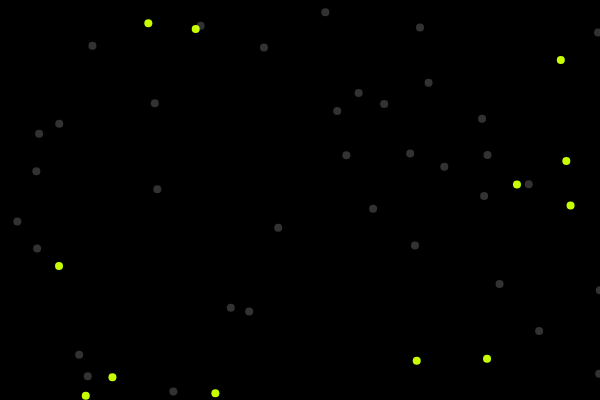
Frame 1 (no input)
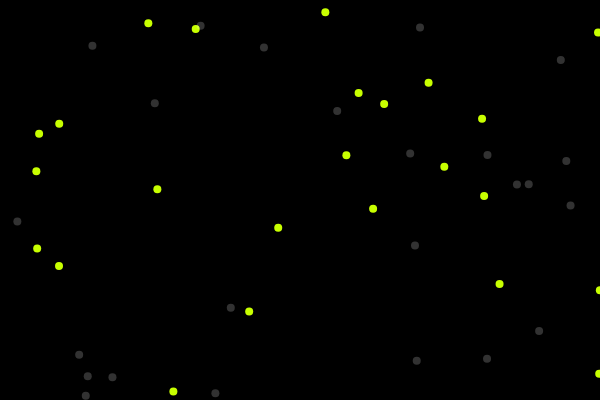
Frame 60 (no input)
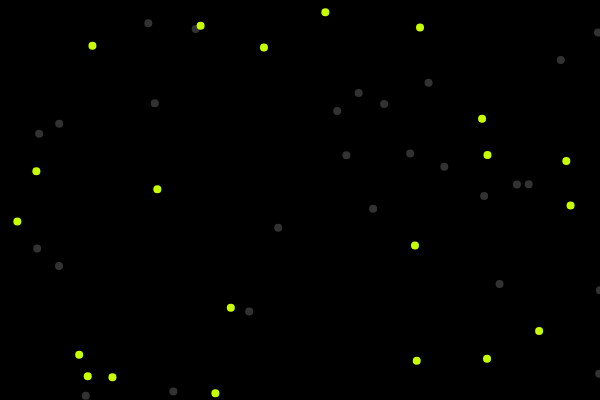
Frame 120 (the mouse pressed at the canvas centre since frame 60)

The p5.js sketch that drew these frames (run headless with seeded random() and noise() and a simulated clock; from frame 60 on, the mouse is pressed at the canvas centre):

// p5.js sketch
// ── sketch.js
/*******************************************************************************
 * Firefly -  Flickering fireflies will attempt to synchronise with their
 *            neightbours.
 * Michael Ruppe
 *
 *
 * The fireflies flicker for now, but I haven't implemented the synchronisation
 * behaviour - fireflies should be influenced by their neightbours' behaviour.
 ******************************************************************************/

let fireflys = [];
let frameCount = 1;

function setup() {
  createCanvas(600,400);
  frameRate(30);
  for(let i=0; i<(width*height/5000); i++){
    fireflys[i] = new Firefly(random(width),random(height));
  }

  //once all fireflys generated, populate each with a list of neighbour IDs
  for(let i=0; i<fireflys.length; i++){
    for(let j=0; j<fireflys.length; j++){
      if(i == j) continue; //no need to compare against self
      // ToDo Radius
      if (abs(fireflys[i].x - fireflys[j].x) < 100 && abs(fireflys[i].y - fireflys[j].y) < 100){
        // close neighbours
        fireflys[i].neighbours.push(fireflys[j]);
      }
    }
  }
  // fireflys[0].wait = fireflys[1].wait;
}

function draw() {
  background(0);
  for(let i=0; i<fireflys.length; i++){
    fireflys[i].update();
    fireflys[i].show();

    // TODO
    //Evolve the timing to better suit neighbours
    //check if neighbours states are different.
    //if different, nudge start time/end time

  }

  frameCount++;
}

function Firefly(x,y) {
  this.x = x;
  this.y = y;
  this.start = floor(random(-100,100));
  if (this.start <= 0){
    this.state = 'on';
  }else{
    this.state = 'off'
  }
  this.duration = floor(random(20,100));
  this.end = this.start + this.duration;

  this.neighbours = [];

  this.update = function(){
    //Determine when to blink on/off given current timing parameters
    if (frameCount > this.start && this.state == 'off') {
      this.state = 'on';
      this.end = frameCount + this.duration;
    }
    else if (frameCount > this.end && this.state == 'on'){
      this.state = 'off';
      this.start = frameCount + this.duration;;
    }

    // at transition to on, check state of neighbours and nudge time
    for(let i in this.neighbours) {
      if(this.state == 'off' && i.state == 'on'){

      }
      // check if neighbour is different state
      if (this.start > i.start) this.start -= 5;
      else if (this.start < i.start) this.start += 5;
    }



  }

  this.show = function(){
    if (this.state == 'on') {
      fill(200,255,0); noStroke();
      ellipse(this.x,this.y,8,8);
    } else {
      fill(255,50); noStroke();
      ellipse(this.x,this.y,8,8);
    }
  }
}
